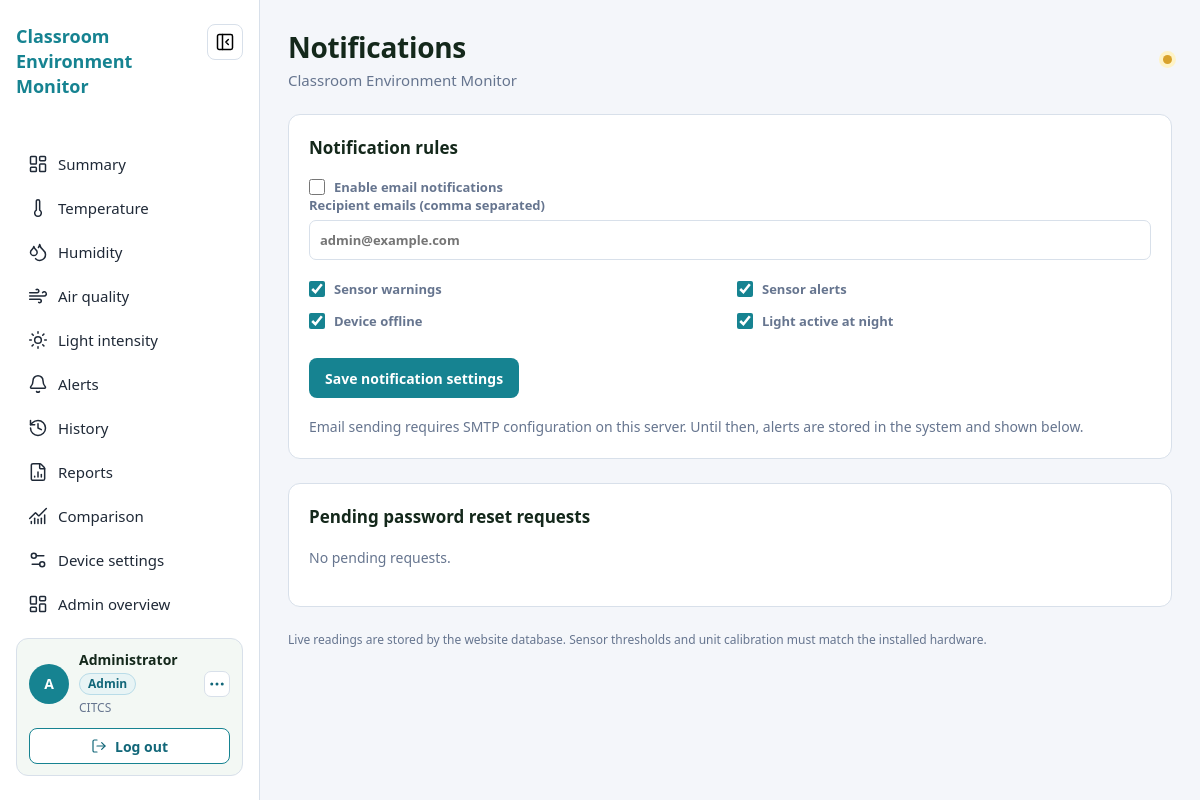
/pages/admin_notifications.php (signed in), run on the app's committed database.
### tables this page shows
CREATE TABLE IF NOT EXISTS admin_notification_settings (
  id TINYINT UNSIGNED NOT NULL,
  email_enabled TINYINT(1) NOT NULL DEFAULT 0,
  recipient_emails VARCHAR(1000) NOT NULL DEFAULT '',
  warning_enabled TINYINT(1) NOT NULL DEFAULT 1,
  alert_enabled TINYINT(1) NOT NULL DEFAULT 1,
  device_offline_enabled TINYINT(1) NOT NULL DEFAULT 1,
  light_at_night_enabled TINYINT(1) NOT NULL DEFAULT 1,
  updated_at DATETIME NOT NULL DEFAULT CURRENT_TIMESTAMP ON UPDATE CURRENT_TIMESTAMP,
  updated_by BIGINT UNSIGNED NULL,
  PRIMARY KEY (id),
  CONSTRAINT fk_notification_admin FOREIGN KEY (updated_by) REFERENCES users(id) ON DELETE SET NULL
);

### pages/admin_notifications.php (the view, shortened to what this page needs)
<?php
$message = ''; $requests = []; $settings = ['email_enabled'=>0,'recipient_emails'=>'','warning_enabled'=>1,'alert_enabled'=>1,'device_offline_enabled'=>1,'light_at_night_enabled'=>1];
try {
    $pdo = db();
    $settings = $pdo->query('SELECT * FROM admin_notification_settings WHERE id=1')->fetch() ?: $settings;
    $requests = $pdo->query("SELECT r.id,r.created_at,u.account_id,u.name,u.email FROM password_reset_requests r JOIN users u ON u.id=r.user_id WHERE r.status='pending' ORDER BY r.created_at")->fetchAll();
} catch (Throwable $exception) { $message = $exception instanceof RuntimeException ? $exception->getMessage() : database_error_message(); }
?>
<section class="content-card"><h2>Notification rules</h2><form class="settings-form" method="post"><input type="hidden" name="csrf_token" value="<?= e(csrf_token()) ?>"><label><input type="checkbox" name="email_enabled" value="1" <?= $settings['email_enabled'] ? 'checked' : '' ?>> Enable email notifications</label><label>Recipient emails (comma separated)<input type="text" name="recipient_emails" maxlength="1000" value="<?= e($settings['recipient_emails']) ?>" placeholder="admin@example.com"></label><div class="form-grid"><label><input type="checkbox" name="warning_enabled" value="1" <?= $settings['warning_enabled'] ? 'checked' : '' ?>> Sensor warnings</label><label><input type="checkbox" name="alert_enabled" value="1" <?= $settings['alert_enabled'] ? 'checked' : '' ?>> Sensor alerts</label><label><input type="checkbox" name="device_offline_enabled" value="1" <?= $settings['device_offline_enabled'] ? 'checked' : '' ?>> Device offline</label><label><input type="checkbox" name="light_at_night_enabled" value="1" <?= $settings['light_at_night_enabled'] ? 'checked' : '' ?>> Light active at night</label></div><button class="button-primary" type="submit">Save notification settings</button></form><p class="chart-legend">Email sending requires SMTP configuration on this server. Until then, alerts are stored in the system and shown below.</p></section>
<section class="content-card"><h2>Pending password reset requests</h2><?php if (!$requests): ?><p class="empty-state">No pending requests.</p><?php endif; ?></section>

### assets/css/app.css (style rules this page uses)
:root { color-scheme:light;--bg:#f4f8f4;--surface:#fff;--line:#d6e3d8;--ink:#14281b;--muted:#4a5f4f;--primary:#2e7d32;--primary-dark:#1b5e20;--primary-soft:#e3f1e4;--ok-bg:#dcfce7;--ok-text:#166534;--warn-bg:#fef3c7;--warn-text:#92400e;--alert-bg:#fee2e2;--alert-text:#991b1b;--grey-bg:#e5e7eb;--grey-text:#374151;font-family:"IBM Plex Sans","Segoe UI",Arial,sans-serif;color:var(--ink);background:var(--bg) }
* { box-sizing:border-box }
html { font-size:100%;scroll-behavior:smooth }
body { margin:0;min-width:320px;background:var(--bg) }
.trend-card,.content-card,.alerts-card { min-width:0;padding:20px;border:1px solid var(--line);border-radius:12px;background:var(--surface) }
.chart-legend { margin:8px 0 0;color:var(--muted);font-size:0.8125rem;line-height:17px }
.alerts-card h2,.content-card>h2 { margin:0 0 16px;font-size:1.0625rem;line-height:25px;font-weight:600 }
.content-card { margin-bottom:0 }
.content-card>p { color:var(--muted);font-size:0.875rem;line-height:1.55 }
.empty-state { margin:18px 0;color:var(--muted);font-size:0.875rem;line-height:1.55 }
.button-link,.button-primary { display:inline-flex;min-height:40px;align-items:center;justify-content:center;padding:10px 16px;border:0;border-radius:8px;background:var(--primary);color:white;text-decoration:none;font-size:0.875rem;font-weight:600;cursor:pointer }
.filter-form,.settings-form { display:flex;align-items:flex-end;flex-wrap:wrap;gap:12px;margin:18px 0 }
.filter-form label,.settings-form label,.auth-card label { display:flex;min-width:150px;flex-direction:column;gap:6px;color:var(--muted);font-size:0.8125rem;font-weight:600 }
.filter-form input,.filter-form select,.settings-form input,.auth-card input { min-height:40px;padding:8px 10px;border:1px solid var(--line);border-radius:7px;background:white;color:var(--ink) }
.settings-form { display:block }
.settings-form .form-grid { display:grid;grid-template-columns:repeat(2,minmax(0,1fr));gap:14px;margin:20px 0 }
.settings-form .button-primary { margin-top:8px }
.app-page { height:100vh;overflow:hidden }
:root { --profile-bg:#f3f8f4 }
.user-card,.reading-card,.trend-card,.health-card,.content-card,.alerts-card,.admin-tile { transition:transform .2s ease,box-shadow .2s ease,border-color .2s ease }
.button-link,.button-primary,.logout,.sidebar-toggle { transition:background-color .18s ease,color .18s ease,box-shadow .18s ease,transform .18s ease }

### responsiveness/mobile/mobile.css (style rules this page uses)
body.app-page.app-role-admin { --bg:#f4f6fa;--surface:#fff;--line:#d8e0ea;--ink:#1f2937;--muted:#66758f;--primary:#168391;--primary-dark:#126779;--primary-soft:#e8f4f5;background:var(--bg) }
.app-role-admin .settings-form label:has(input[type="checkbox"]) { flex-direction:row;align-items:center;gap:9px }
.app-role-admin .settings-form input[type="checkbox"],.app-role-admin .filter-form input[type="checkbox"] { width:16px;height:16px;min-height:16px;flex:none;margin:0;padding:0;accent-color:var(--primary) }

### data on the page
admin_notification_settings: warning_enabled "☑", alert_enabled "☑", device_offline_enabled "☑", light_at_night_enabled "☑"

### other printed values
$label "Summary"
$label "Temperature"
$label "Humidity"
$label "Air quality"
$label "Light intensity"
$label "Alerts"
$label "History"
$label "Reports"
$label "Comparison"
$label "Device settings"
$label "Admin overview"
$initials "A"
$userName "Administrator"
$role "Admin"
$title "Notifications"
